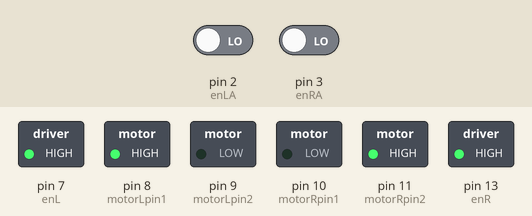
A sketch run on a simulated Arduino Uno, built with avr-gcc and run on an emulated ATmega328P. Shown: switched loads named in the sketch (green lamp = pin HIGH). The inputs (shaded band) are chosen by the test bench; at power-on: pin 2 (enLA) LOW, pin 3 (enRA) LOW. What the sketch prints to the serial monitor is not drawn.

Above: at 0.1 s.
Timing chart, 0 to 1.6 s (numbered marks = the images above):
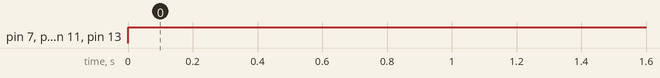

The sketch:

hw3_pid-new_wiring.ino
```cpp
#include "TimerOne.h"
// Define motor pins and encoders
int motorRpin1 = 10; // Right motor IN3
int motorRpin2 = 11; // Right motor IN4

int motorLpin1 = 8; // Left motor IN1
int motorLpin2 = 9; // Left motor IN2

int enR = 13;  // Right motor enable pin (PWM)
int enL = 7; // Left motor enable pin (PWM)

// Encoders
int enLA = 2;  // Left motor encoder A
int enRA = 3; // Right motor encoder A

volatile unsigned int counterLA = 0;
volatile unsigned int counterRA = 0;

const float WHEEL_DISTANCE = 0.182; // Distance between two wheels
const int PULSE_PER_REV = 940;
const float WHEEL_PERIMETER = 0.1413; // Circumference of the wheel

unsigned long previousMillis = 0;
const float T = 0.1; // Sampling rate

// Goal and current pose
float x = 0, y = 0, theta = 0;
float x_g = 1, y_g = 1, theta_g = 0;

// PID control parameters
const float kp = 0.5;
const float ki = 0.05;
const float kd = 0.05;
float error, sumError = 0, previousError = 0;

// Control motion variables
float rho, alpha, v = 0.1, vr, vl;
float currentError, differenceError;

void setup() {
  Serial.begin(9600);

  // Set up motor and encoder pins
  pinMode(motorRpin1, OUTPUT);
  pinMode(motorRpin2, OUTPUT);
  pinMode(motorLpin1, OUTPUT);
  pinMode(motorLpin2, OUTPUT);

  pinMode(enLA, INPUT);
  pinMode(enRA, INPUT);

  attachInterrupt(digitalPinToInterrupt(enLA), countEnLA, RISING);
  attachInterrupt(digitalPinToInterrupt(enRA), countEnRA, RISING);
}

void loop() {
  positionControl_PID();
}

void positionControl_PID() {
  unsigned long currentMillis = millis();

  // Update error for PID
  calculatePIDError();

  // Control motor speeds
  if (vr > 0) rightForward(vr);
  else rightBackward(-vr);

  if (vl > 0) leftForward(vl);
  else leftBackward(-vl);

  // Update RPM and pose periodically
  if (currentMillis - previousMillis >= T * 1000) {
    previousMillis = currentMillis;
    updatePose();
  }

  // Stop when goal is reached
  if (rho < 0.05) {
    stop();
    delay(3000); // Hold position at goal
  }
}

// Calculate PID error for orientation
void calculatePIDError() {
  float deltaX = x_g - x;
  float deltaY = y_g - y;

  // Calculate distance to goal (rho) and heading angle (alpha)
  rho = sqrt(deltaX * deltaX + deltaY * deltaY);
  float theta_p = atan2(deltaY, deltaX);

  previousError = currentError;
  currentError = theta_p - theta;

  differenceError = currentError - previousError;
  sumError += currentError;

  // Calculate PID control output (error) for velocity difference between wheels
  error = kp * currentError + ki * sumError + kd * differenceError;

  // Adjust wheel velocities
  vr = v + error;
  vl = v - error;
}

// Update the robot's position (x, y, theta)
void updatePose() {
  float v1 = RPMtoMPS(calculateRPM(counterLA)); // Left wheel velocity in m/s
  float v2 = RPMtoMPS(calculateRPM(counterRA)); // Right wheel velocity in m/s

  x += (v1 + v2) / 2 * cos(theta) * T;
  y += (v1 + v2) / 2 * sin(theta) * T;
  theta += (v2 - v1) / WHEEL_DISTANCE * T;

  // Print current pose for debugging
  Serial.print("X: "); Serial.print(x); Serial.print(", Y: "); Serial.print(y);
  Serial.print(", Theta: "); Serial.println(theta);
  Serial.print("countRA: "); Serial.print(counterRA); Serial.print(", countLA: "); Serial.println(counterLA);

  // Reset encoder counters
  resetCounters();
}

// Motor control functions
void rightForward(float velocity) {
  int pwm = MPStoPWM(velocity);
  digitalWrite(motorRpin1, LOW);
  digitalWrite(motorRpin2, HIGH);
  analogWrite(enR, pwm);
}

void leftForward(float velocity) {
  int pwm = MPStoPWM(velocity);
  digitalWrite(motorLpin1, LOW);
  digitalWrite(motorLpin2, HIGH);
  analogWrite(enL, pwm);
}

void rightBackward(float velocity) {
  int pwm = MPStoPWM(velocity);
  digitalWrite(motorRpin1, HIGH);
  digitalWrite(motorRpin2, LOW);
  analogWrite(enR, pwm);
}

void leftBackward(float velocity) {
  int pwm = MPStoPWM(velocity);
  digitalWrite(motorLpin1, HIGH);
  digitalWrite(motorLpin2, LOW);
  analogWrite(enL, pwm);
}

// Stop motors
void stop() {
  digitalWrite(motorLpin1, LOW);
  digitalWrite(motorLpin2, LOW);
  digitalWrite(motorRpin1, LOW);
  digitalWrite(motorRpin2, LOW);
}

// Helper functions
float calculateRPM(int pulseCounter) {
  return (float)pulseCounter * 60 / PULSE_PER_REV / T;
}

float RPMtoMPS(float rpm) {
  return rpm / 60 * WHEEL_PERIMETER;
}

int MPStoPWM(float velocity) {
  return constrain((velocity / 0.2) * 255, 30, 255); // Mapping speed to PWM
}

void countEnLA() {
  counterLA++;
}

void countEnRA() {
  counterRA++;
}

void resetCounters() {
  counterLA = 0;
  counterRA = 0;
}
```

Measured:
- by itself, pin 7 (enL), pin 8 (motorLpin1), pin 11 (motorRpin2), pin 13 (enR): LOW → HIGH at 0.00 s
